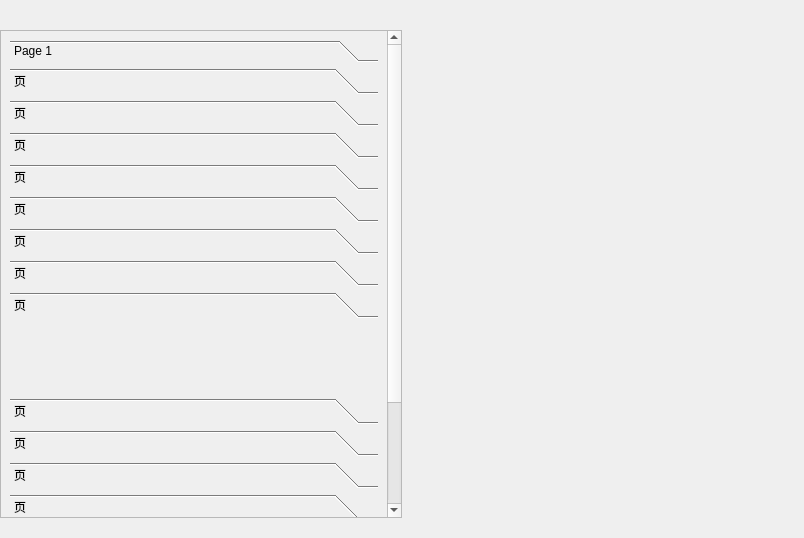
<?xml version="1.0" encoding="UTF-8"?>
<ui version="4.0">
 <class>WinWidget</class>
 <widget class="QWidget" name="WinWidget">
  <property name="geometry">
   <rect>
    <x>0</x>
    <y>0</y>
    <width>804</width>
    <height>538</height>
   </rect>
  </property>
  <property name="windowTitle">
   <string>Form</string>
  </property>
  <layout class="QVBoxLayout" name="verticalLayout">
   <property name="spacing">
    <number>0</number>
   </property>
   <property name="leftMargin">
    <number>0</number>
   </property>
   <property name="topMargin">
    <number>0</number>
   </property>
   <property name="rightMargin">
    <number>0</number>
   </property>
   <property name="bottomMargin">
    <number>0</number>
   </property>
   <item>
    <widget class="QWidget" name="TopWidget" native="true">
     <property name="minimumSize">
      <size>
       <width>0</width>
       <height>30</height>
      </size>
     </property>
     <property name="maximumSize">
      <size>
       <width>16777215</width>
       <height>30</height>
      </size>
     </property>
    </widget>
   </item>
   <item>
    <layout class="QHBoxLayout" name="ToolLayout">
     <property name="spacing">
      <number>0</number>
     </property>
     <item>
      <widget class="QWidget" name="ToolListWidget" native="true">
       <property name="minimumSize">
        <size>
         <width>100</width>
         <height>0</height>
        </size>
       </property>
       <property name="maximumSize">
        <size>
         <width>16777215</width>
         <height>16777215</height>
        </size>
       </property>
       <layout class="QVBoxLayout" name="verticalLayout_3">
        <property name="spacing">
         <number>0</number>
        </property>
        <property name="leftMargin">
         <number>0</number>
        </property>
        <property name="topMargin">
         <number>0</number>
        </property>
        <property name="rightMargin">
         <number>0</number>
        </property>
        <property name="bottomMargin">
         <number>0</number>
        </property>
        <item>
         <widget class="QScrollArea" name="scrollArea">
          <property name="widgetResizable">
           <bool>true</bool>
          </property>
          <widget class="QWidget" name="scrollAreaWidgetContents">
           <property name="geometry">
            <rect>
             <x>0</x>
             <y>-219</y>
             <width>385</width>
             <height>703</height>
            </rect>
           </property>
           <layout class="QVBoxLayout" name="verticalLayout_4">
            <item>
             <widget class="QToolBox" name="toolBox">
              <property name="currentIndex">
               <number>8</number>
              </property>
              <widget class="QWidget" name="page">
               <property name="geometry">
                <rect>
                 <x>0</x>
                 <y>0</y>
                 <width>367</width>
                 <height>68</height>
                </rect>
               </property>
               <property name="styleSheet">
                <string notr="true">background-color: rgba(191, 64, 64, 0);</string>
               </property>
               <attribute name="label">
                <string>Page 1</string>
               </attribute>
              </widget>
              <widget class="QWidget" name="page_3">
               <attribute name="label">
                <string>页</string>
               </attribute>
              </widget>
              <widget class="QWidget" name="page_4">
               <attribute name="label">
                <string>页</string>
               </attribute>
              </widget>
              <widget class="QWidget" name="page_5">
               <attribute name="label">
                <string>页</string>
               </attribute>
              </widget>
              <widget class="QWidget" name="page_6">
               <attribute name="label">
                <string>页</string>
               </attribute>
              </widget>
              <widget class="QWidget" name="page_7">
               <attribute name="label">
                <string>页</string>
               </attribute>
              </widget>
              <widget class="QWidget" name="page_8">
               <attribute name="label">
                <string>页</string>
               </attribute>
              </widget>
              <widget class="QWidget" name="page_9">
               <attribute name="label">
                <string>页</string>
               </attribute>
              </widget>
              <widget class="QWidget" name="page_10">
               <attribute name="label">
                <string>页</string>
               </attribute>
              </widget>
              <widget class="QWidget" name="page_11">
               <attribute name="label">
                <string>页</string>
               </attribute>
              </widget>
              <widget class="QWidget" name="page_12">
               <attribute name="label">
                <string>页</string>
               </attribute>
              </widget>
              <widget class="QWidget" name="page_13">
               <attribute name="label">
                <string>页</string>
               </attribute>
              </widget>
              <widget class="QWidget" name="page_17">
               <attribute name="label">
                <string>页</string>
               </attribute>
              </widget>
              <widget class="QWidget" name="page_16">
               <attribute name="label">
                <string>页</string>
               </attribute>
              </widget>
              <widget class="QWidget" name="page_15">
               <attribute name="label">
                <string>页</string>
               </attribute>
              </widget>
              <widget class="QWidget" name="page_14">
               <attribute name="label">
                <string>页</string>
               </attribute>
              </widget>
              <widget class="QWidget" name="page_2">
               <property name="geometry">
                <rect>
                 <x>0</x>
                 <y>0</y>
                 <width>367</width>
                 <height>68</height>
                </rect>
               </property>
               <attribute name="label">
                <string>Page 2</string>
               </attribute>
              </widget>
             </widget>
            </item>
           </layout>
          </widget>
         </widget>
        </item>
       </layout>
      </widget>
     </item>
     <item>
      <widget class="QWidget" name="ExhibitionWidget" native="true">
       <layout class="QVBoxLayout" name="verticalLayout_2">
        <property name="spacing">
         <number>0</number>
        </property>
        <property name="leftMargin">
         <number>0</number>
        </property>
        <property name="topMargin">
         <number>0</number>
        </property>
        <property name="rightMargin">
         <number>0</number>
        </property>
        <property name="bottomMargin">
         <number>0</number>
        </property>
        <item>
         <widget class="QStackedWidget" name="FuncStackWidget"/>
        </item>
       </layout>
      </widget>
     </item>
    </layout>
   </item>
   <item>
    <widget class="QWidget" name="BottomWidget" native="true">
     <property name="minimumSize">
      <size>
       <width>0</width>
       <height>20</height>
      </size>
     </property>
     <property name="maximumSize">
      <size>
       <width>16777215</width>
       <height>20</height>
      </size>
     </property>
    </widget>
   </item>
  </layout>
 </widget>
 <resources/>
 <connections/>
</ui>
